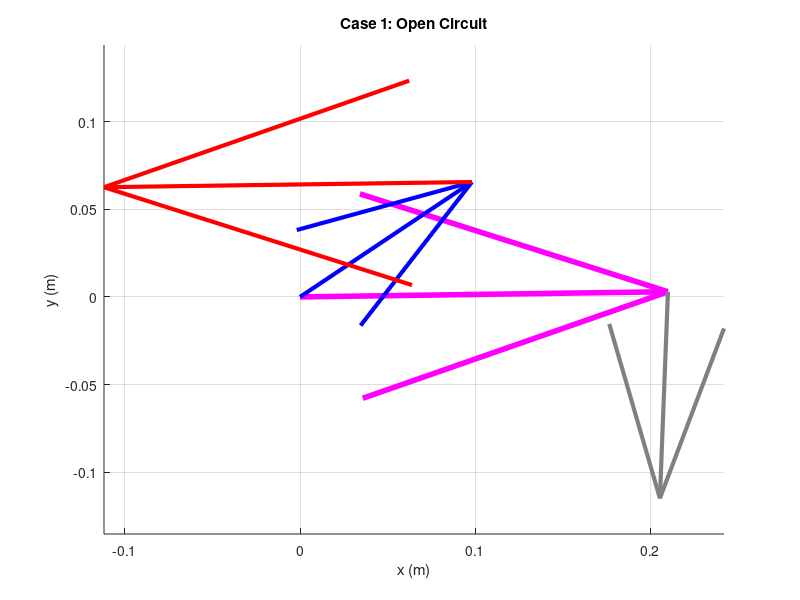
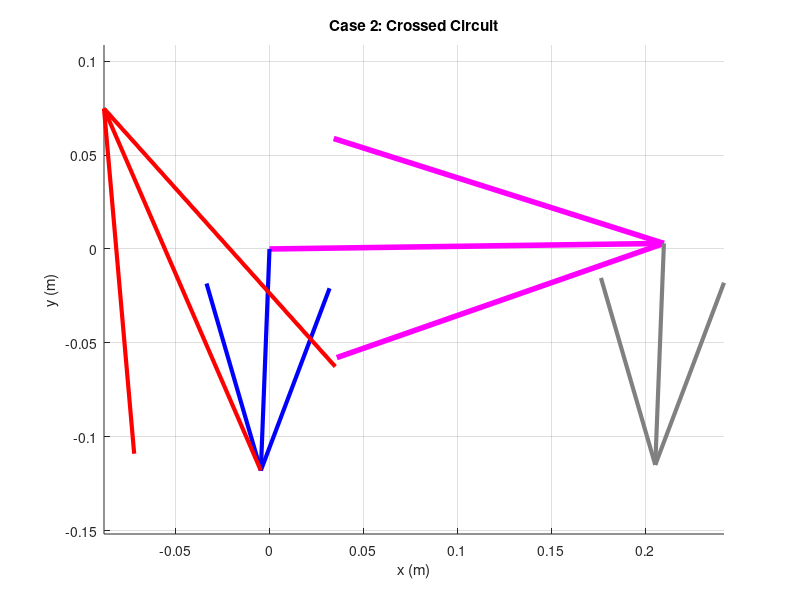

The MATLAB source for these figures, in order:
clear all
close all
clc

% --- 1. Define Parameters ---
L1 = 0.210; % Ground (d)
L2 = 0.118; % Crank (a) - Half blue
L3 = 0.210; % Coupler (b) - Red
L4 = 0.118; % Rocker (c) - Grey

a = L2;
b = L3;
c = L4;
d = L1;

% --- 2. Input Parameter (Theta 4 Known) ---
% Ground is lifted by 0.81 degrees
offset_deg = 0.81;
offset = deg2rad(offset_deg);

q4_global_deg = -92.2333; % Known Input Angle
q4 = deg2rad(q4_global_deg) - offset; % Local Theta 4

% --- 3. Find Theta 2 (Crank) ---
% Define Standard K Constants
K1 = d/a;
K2 = d/c;
K3 = (a^2 - b^2 + c^2 + d^2)/(2*a*c);

% Coefficients for Theta 2 (Derived from Freudenstein)
A_q2 = (K1 + 1)*cos(q4) + K2 + K3;
B_q2 = -2*sin(q4);
C_q2 = (K1 - 1)*cos(q4) - K2 + K3;

% Solve for Theta 2 (Two solutions)
q2_1 = 2*atan((-B_q2 + sqrt(B_q2^2 - 4*A_q2*C_q2))/(2*A_q2)); 
q2_2 = 2*atan((-B_q2 - sqrt(B_q2^2 - 4*A_q2*C_q2))/(2*A_q2));

% --- 4. Find Theta 3 (Coupler) ---
% Coefficients derived from Geometric Loop closure
P = 2*b*(c*cos(q4) + d);
Q = 2*b*c*sin(q4);
R = c^2 + d^2 + b^2 - a^2 + 2*c*d*cos(q4);

% Coefficients for quadratic (D*t^2 + E*t + F = 0)
D_q3 = R - P;
E_q3 = 2*Q;
F_q3 = R + P;

% Solve for Theta 3 (Two solutions)
% Note: Pairing q3_1 with q2_1 typically represents one assembly mode
q3_1 = 2*atan((-E_q3 + sqrt(E_q3^2 - 4*D_q3*F_q3))/(2*D_q3));
q3_2 = 2*atan((-E_q3 - sqrt(E_q3^2 - 4*D_q3*F_q3))/(2*D_q3));

% --- 5. Convert to Global Angles ---
q21d = rad2deg(q2_1) + offset_deg;
q22d = rad2deg(q2_2) + offset_deg;

q31d = rad2deg(q3_1) + offset_deg;
q32d = rad2deg(q3_2) + offset_deg;

% --- 6. Vector Calculation for Plotting ---
% Ground Vector
RO4O2 = d*exp(j*offset); 
RO4O2x = real(RO4O2); RO4O2y = imag(RO4O2);

% --- Case 1: Open Circuit (Configuration 1) ---
% Using q2_1 and q3_1
RA1 = a*exp(j*(q2_1 + offset));       
RBA1 = b*exp(j*(q3_1 + offset));        
RBO4_1 = c*exp(j*(q4 + offset));    

RA1x = real(RA1); RA1y = imag(RA1);
RBA1x = real(RBA1); RBA1y = imag(RBA1); 
RBO4_1x = real(RBO4_1); RBO4_1y = imag(RBO4_1);
RB1x = RA1x + RBA1x; RB1y = RA1y + RBA1y; % Check Point B

% --- Case 2: Crossed Circuit (Configuration 2) ---
% Using q2_2 and q3_2
RA2 = a*exp(j*(q2_2 + offset));       
RBA2 = b*exp(j*(q3_2 + offset));
RBO4_2 = c*exp(j*(q4 + offset));    

RA2x = real(RA2); RA2y = imag(RA2);
RBA2x = real(RBA2); RBA2y = imag(RBA2);
RBO4_2x = real(RBO4_2); RBO4_2y = imag(RBO4_2);
RB2x = RA2x + RBA2x; RB2y = RA2y + RBA2y;

% --- 7. Plotting (Using quiver only) ---

% Plot Case 1
figure(1)
title('Case 1: Open Circuit');
hold on;
% Ground (Pink)
quiver(0,0, RO4O2x, RO4O2y, 0, 'Color', [1 0 1], 'MaxHeadSize', 0.5, 'LineWidth', 4); 
% Crank (Blue - Link 2)
quiver(0,0, RA1x, RA1y, 0, 'blue', 'MaxHeadSize', 0.5, 'LineWidth', 3); 
% Coupler (Red - Link 3)
quiver(RA1x, RA1y, RBA1x, RBA1y, 0, 'red', 'MaxHeadSize', 0.5, 'LineWidth', 3); 
% Rocker (Grey - Link 4) - Drawn from Ground End (O4)
quiver(RO4O2x, RO4O2y, RBO4_1x, RBO4_1y, 0, 'Color', [0.5 0.5 0.5], 'MaxHeadSize', 0.5, 'LineWidth', 3); 
axis equal; grid on;
xlabel('x (m)'); ylabel('y (m)');

% Plot Case 2
figure(2)
title('Case 2: Crossed Circuit');
hold on;
% Ground (Pink)
quiver(0,0, RO4O2x, RO4O2y, 0, 'Color', [1 0 1], 'MaxHeadSize', 0.5, 'LineWidth', 4); 
% Crank (Blue - Link 2)
quiver(0,0, RA2x, RA2y, 0, 'blue', 'MaxHeadSize', 0.5, 'LineWidth', 3); 
% Coupler (Red - Link 3)
quiver(RA2x, RA2y, RBA2x, RBA2y, 0, 'red', 'MaxHeadSize', 0.5, 'LineWidth', 3); 
% Rocker (Grey - Link 4)
quiver(RO4O2x, RO4O2y, RBO4_2x, RBO4_2y, 0, 'Color', [0.5 0.5 0.5], 'MaxHeadSize', 0.5, 'LineWidth', 3); 
axis equal; grid on;
xlabel('x (m)'); ylabel('y (m)');

% Display Results
disp('--- Results ---');
disp(['Input Theta 4 (Global): ', num2str(q4_global_deg)]);
disp(['Case 1 - Theta 2: ', num2str(q21d), '  Theta 3: ', num2str(q31d)]);
disp(['Case 2 - Theta 2: ', num2str(q22d), '  Theta 3: ', num2str(q32d)]);
